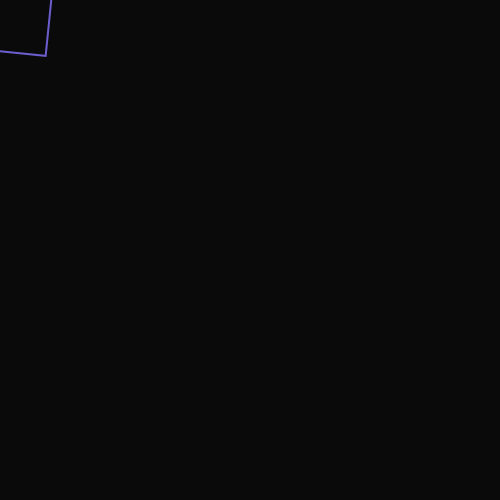
Frame 1 (no input)
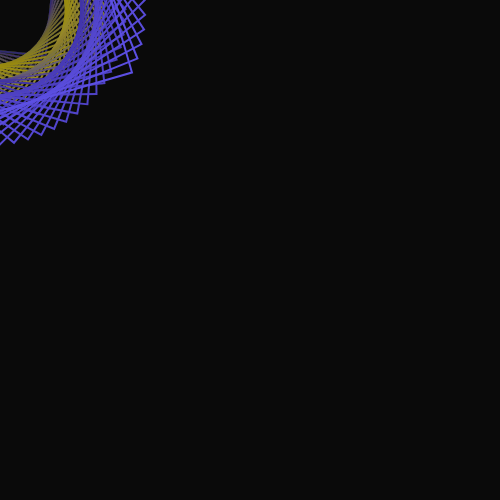
Frame 60 (no input)
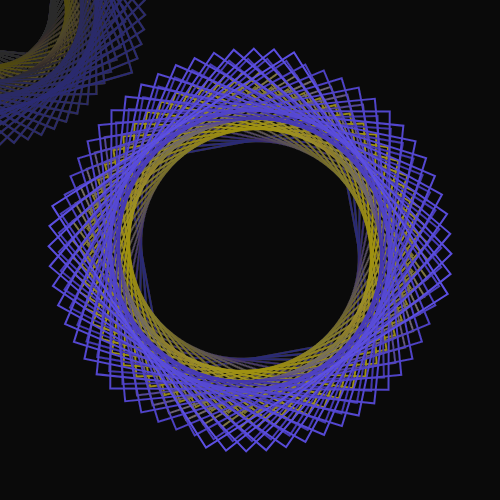
Frame 120 (the mouse pressed at the canvas centre since frame 60)

The p5.js sketch that drew these frames (run headless with seeded random() and noise() and a simulated clock; from frame 60 on, the mouse is pressed at the canvas centre):

// p5.js sketch
// ── sketch.js
let sizeRect;
let posX;
let posY;
let xoff;
let myColor1;
let myColor2;

function setup() {
  createCanvas(500, 500);

  sizeRect = 100;
  posX = 100;
  posY = height*0.5;
  xoff = 0.0;
  
  myColor1 = color(92, 79, 227);
  myColor2 = color(255, 234, 15);
  
  background(10, 255);
  rectMode(CENTER);

}

function draw() {
  background(10, 3);

  posX = posX + 1;
  if (posX > width) {
    posX = 0;
  }
  
  xoff = xoff +0.03;
  posY = noise(xoff)*height;
  sizeRect = 100 + sin(frameCount * 0.01) * 200;
  
  let nuevoColor = lerpColor(myColor1, myColor2, sin(frameCount * 0.1));  
  stroke(nuevoColor);
  strokeWeight(2);
  translate(mouseX, mouseY);
  rotate(frameCount*0.1);
  
  
  noFill();
  rect(0, 0, sizeRect, sizeRect)
  
  
  //if(keyIsPressed){
   // background(10, 255);
 // }
  
 
}


function keyRelease(){
 //LO QUE QUEREMOS QUE OCURRA SOLO UNA VEZ AL KEY RELESE
}

function keyPressed(){
    background(10, 255);
}
